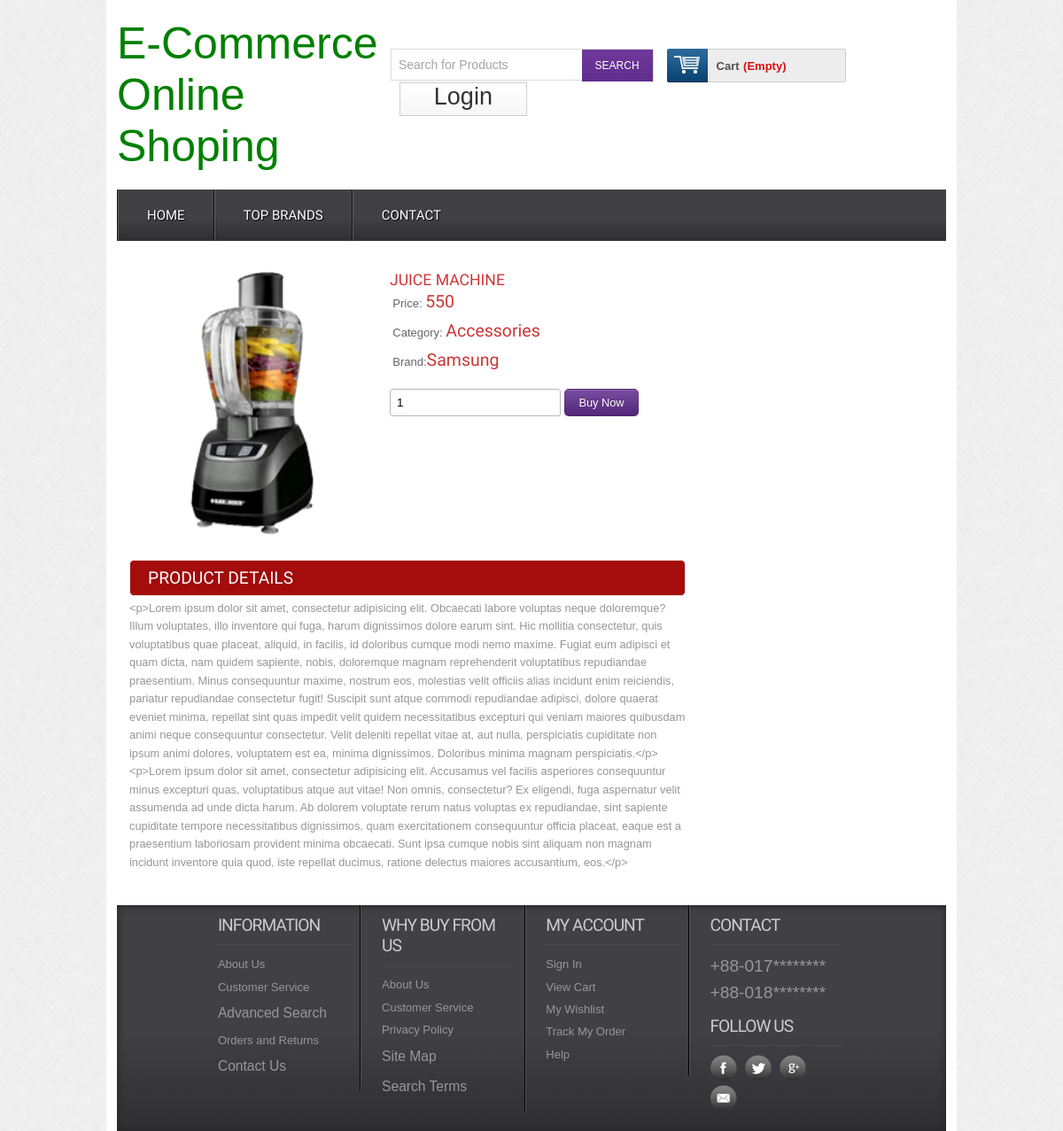
Page /details.php?proId=8 on the earlier database version.
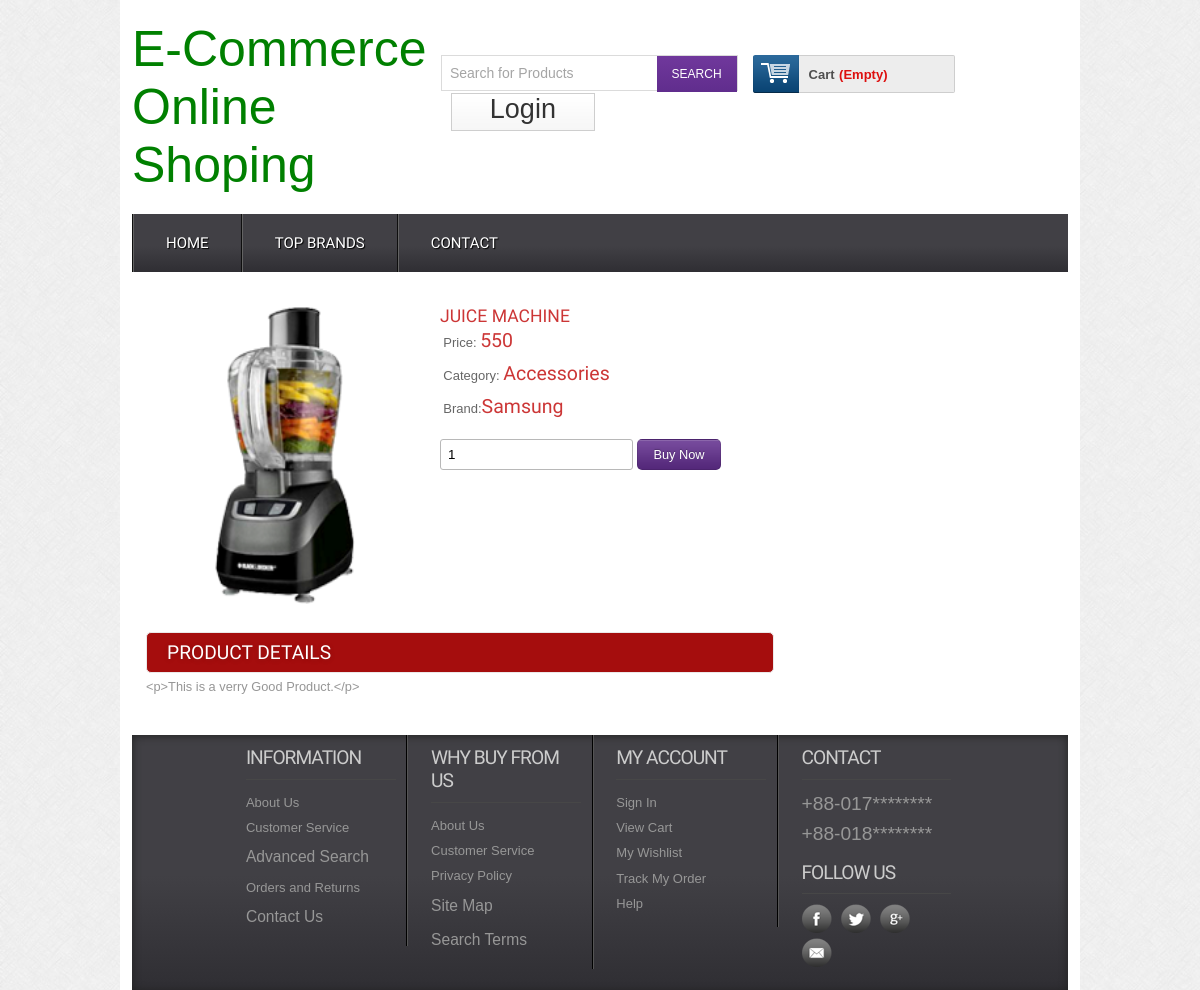
Same page on the later database version.
### tables this page shows
CREATE TABLE `tbl_product` (
  `productId` int(11) NOT NULL,
  `productName` varchar(255) NOT NULL,
  `catId` int(11) NOT NULL,
  `brandId` int(11) NOT NULL,
  `body` text NOT NULL,
  `price` float NOT NULL,
  `image` varchar(255) NOT NULL,
  `type` tinyint(4) NOT NULL DEFAULT 0
);

CREATE TABLE `tbl_category` (
  `catId` int(11) NOT NULL,
  `catName` varchar(255) NOT NULL
);

CREATE TABLE `tbl_brand` (
  `brandId` int(11) NOT NULL,
  `brandName` varchar(255) NOT NULL
);

### classes/Product.php (called while the page is built, shortened)
<?php
$filepath = realpath(dirname(__FILE__));
include_once($filepath.'/../lib/Database.php');
 ?>
<?php
class Product
{
    private $db;
    public function __construct()
    {
        $this->db = new Database();
    }
    public function getSingleProduct($proId)
    {
        $query = "SELECT p.*, c.catName, b.brandName
                    FROM tbl_product AS p, tbl_category AS c, tbl_brand AS b
                    WHERE p.catId = c.catId AND p.brandId = b.brandId AND p.productId = '$proId'";
        $result = $this->db->select($query);
        return $result;
    }
}

### lib/Database.php (called while the page is built, shortened)
<?php
class Database
{
    public $host   = DB_HOST;
    public $user   = DB_USER;
    public $pass   = DB_PASS;
    public $dbname = DB_NAME;
    public $link;
    private function connectDB()
    {
        $this->link = new mysqli(
            $this->host,
            $this->user,
            $this->pass,
            $this->dbname
        );
    }
    public function select($query)
    {
        $result = $this->link->query($query) or
        die($this->link->error . __LINE__);
        if ($result->num_rows > 0) {
            return $result;
        } else {
            return false;
        }
    }
}

### details.php (the view, shortened to what this page needs)
<?php include 'inc/header.php'; ?>
<?php
if (isset($_GET['proId'])) {
    $proId = preg_replace('/[^-a-zA-Z0-9_]/', '', $_GET['proId']);
}
?>
<div class="main">
	<div class="content">
		<div class="section group">
			<div class="cont-desc span_1_of_2">
				<?php
                $getPd = $pd->getSingleProduct($proId);
                if ($getPd) {
                    while ($result = $getPd->fetch_assoc()) {
                        ?>
				<div class="grid images_3_of_2">
					<img src="admin/<?php echo $result['image']; ?>" alt="" />
				</div>
				<div class="desc span_3_of_2">
					<h2><?php echo $result['productName']; ?></h2>
					<div class="price">
						<p>Price: <span><?php echo $result['price']; ?></span></p>
						<p>Category: <span><?php echo $result['catName']; ?></span></p>
						<p>Brand:<span><?php echo $result['brandName']; ?></span></p>
					</div>
					<div class="add-cart">
						<form action="" method="post">
							<input type="number" class="buyfield" name="quantity" value="1"/>
							<input type="submit" class="buysubmit" name="submit" value="Buy Now"/>
						</form>
					</div>
				</div>
				<div class="product-desc">
					<h2>Product Details</h2>
					<p><?php echo $result['body'];?></p>
				</div>
				<?php
                    }
                } ?>
			</div>
		</div>
	</div>
<?php include 'inc/footer.php'; ?>

Differences in the rows shown:
changed tbl_product "JUICE MACHINE": body "<p>Lorem ipsum dolor sit amet, consectetur adipisicing elit. Obcaecati labore voluptas neque doloremque? Illum voluptates, illo inventore qui fuga, harum dignissimos dolore earum sint. Hic mollitia consectetur, quis voluptatibus quae placeat, aliquid, in facilis, id doloribus cumque modi nemo maxime. Fugiat eum adipisci et quam dicta, nam quidem sapiente, nobis, doloremque magnam reprehenderit voluptatibus repudiandae praesentium. Minus consequuntur maxime, nostrum eos, molestias velit officiis alias incidunt enim reiciendis, pariatur repudiandae consectetur fugit! Suscipit sunt atque commodi repudiandae adipisci, dolore quaerat eveniet minima, repellat sint quas impedit velit quidem…" → "<p>This is a verry Good Product.</p>"
